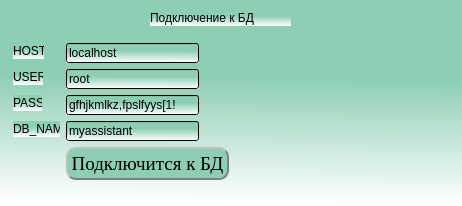
<?xml version="1.0" encoding="UTF-8"?>
<ui version="4.0">
 <class>Auth</class>
 <widget class="QWidget" name="Auth">
  <property name="geometry">
   <rect>
    <x>0</x>
    <y>0</y>
    <width>462</width>
    <height>206</height>
   </rect>
  </property>
  <property name="windowTitle">
   <string>Авторизация</string>
  </property>
  <property name="styleSheet">
   <string notr="true">background-color: qlineargradient(spread:pad, x1:0.573864, y1:0.006, x2:0.551, y2:0.988636, stop:0.375 rgba(141, 206, 180, 255), stop:1 rgba(255, 255, 255, 255));
border-top-color: rgb(0, 0, 0);</string>
  </property>
  <widget class="QLabel" name="label">
   <property name="geometry">
    <rect>
     <x>13</x>
     <y>43</y>
     <width>31</width>
     <height>16</height>
    </rect>
   </property>
   <property name="text">
    <string>HOST:</string>
   </property>
  </widget>
  <widget class="QLabel" name="label_2">
   <property name="geometry">
    <rect>
     <x>150</x>
     <y>10</y>
     <width>141</width>
     <height>16</height>
    </rect>
   </property>
   <property name="text">
    <string>Подключение к БД</string>
   </property>
  </widget>
  <widget class="QLineEdit" name="Host_name">
   <property name="geometry">
    <rect>
     <x>66</x>
     <y>43</y>
     <width>133</width>
     <height>20</height>
    </rect>
   </property>
   <property name="text">
    <string>localhost</string>
   </property>
  </widget>
  <widget class="QLineEdit" name="User_name">
   <property name="geometry">
    <rect>
     <x>66</x>
     <y>69</y>
     <width>133</width>
     <height>20</height>
    </rect>
   </property>
   <property name="text">
    <string>root</string>
   </property>
  </widget>
  <widget class="QLabel" name="label_3">
   <property name="geometry">
    <rect>
     <x>13</x>
     <y>69</y>
     <width>30</width>
     <height>16</height>
    </rect>
   </property>
   <property name="text">
    <string>USER:</string>
   </property>
  </widget>
  <widget class="QLineEdit" name="Pass_value">
   <property name="geometry">
    <rect>
     <x>66</x>
     <y>95</y>
     <width>133</width>
     <height>20</height>
    </rect>
   </property>
   <property name="text">
    <string>gfhjkmlkz,fpslfyys[1!</string>
   </property>
  </widget>
  <widget class="QLabel" name="label_4">
   <property name="geometry">
    <rect>
     <x>13</x>
     <y>95</y>
     <width>29</width>
     <height>16</height>
    </rect>
   </property>
   <property name="text">
    <string>PASS:</string>
   </property>
  </widget>
  <widget class="QLineEdit" name="DB_name">
   <property name="geometry">
    <rect>
     <x>66</x>
     <y>121</y>
     <width>133</width>
     <height>20</height>
    </rect>
   </property>
   <property name="text">
    <string>myassistant</string>
   </property>
  </widget>
  <widget class="QLabel" name="label_5">
   <property name="geometry">
    <rect>
     <x>13</x>
     <y>121</y>
     <width>47</width>
     <height>16</height>
    </rect>
   </property>
   <property name="text">
    <string>DB_NAME</string>
   </property>
  </widget>
  <widget class="QPushButton" name="Connect">
   <property name="geometry">
    <rect>
     <x>66</x>
     <y>147</y>
     <width>163</width>
     <height>33</height>
    </rect>
   </property>
   <property name="font">
    <font>
     <family>Times New Roman</family>
     <pointsize>14</pointsize>
    </font>
   </property>
   <property name="autoFillBackground">
    <bool>false</bool>
   </property>
   <property name="styleSheet">
    <string notr="true">
QPushButton {
    border-style: outset;
    border-width: 2px;
    border-color: gray;
    padding: 4px;
	background-color: rgb(141, 206, 180);
	border-radius: 10px;


}

QPushButton:pressed {
    border-style: inset;
    background-color: #c0c0c0;
}
</string>
   </property>
   <property name="text">
    <string>Подключится к БД</string>
   </property>
   <property name="checkable">
    <bool>false</bool>
   </property>
   <property name="flat">
    <bool>false</bool>
   </property>
  </widget>
 </widget>
 <resources/>
 <connections/>
</ui>
